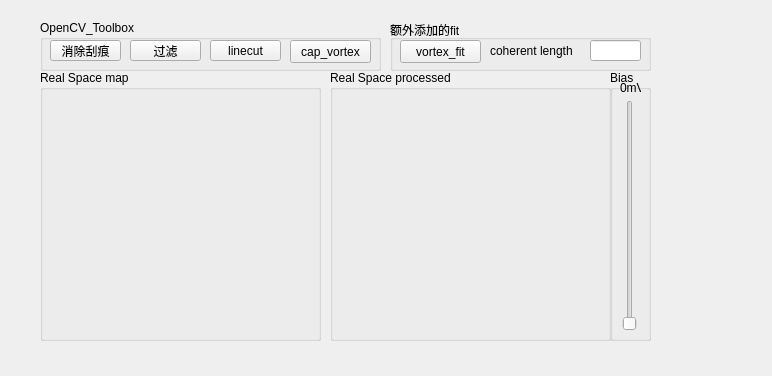
<?xml version="1.0" encoding="UTF-8"?>
<ui version="4.0">
 <class>Form</class>
 <widget class="QWidget" name="Form">
  <property name="geometry">
   <rect>
    <x>0</x>
    <y>0</y>
    <width>772</width>
    <height>376</height>
   </rect>
  </property>
  <property name="windowTitle">
   <string>Form</string>
  </property>
  <widget class="QGroupBox" name="groupBox">
   <property name="geometry">
    <rect>
     <x>40</x>
     <y>70</y>
     <width>281</width>
     <height>271</height>
    </rect>
   </property>
   <property name="toolTip">
    <string>显示的是原始的图像</string>
   </property>
   <property name="title">
    <string>Real Space map</string>
   </property>
  </widget>
  <widget class="QGroupBox" name="groupBox_2">
   <property name="geometry">
    <rect>
     <x>330</x>
     <y>70</y>
     <width>281</width>
     <height>271</height>
    </rect>
   </property>
   <property name="toolTip">
    <string>显示的是处理之后的图像</string>
   </property>
   <property name="title">
    <string>Real Space processed</string>
   </property>
  </widget>
  <widget class="QGroupBox" name="groupBox_3">
   <property name="geometry">
    <rect>
     <x>40</x>
     <y>20</y>
     <width>341</width>
     <height>51</height>
    </rect>
   </property>
   <property name="title">
    <string>OpenCV_Toolbox</string>
   </property>
   <widget class="QPushButton" name="pushButton_3">
    <property name="geometry">
     <rect>
      <x>10</x>
      <y>20</y>
      <width>71</width>
      <height>21</height>
     </rect>
    </property>
    <property name="toolTip">
     <string>open_cv的功能,尚未开发</string>
    </property>
    <property name="text">
     <string>消除刮痕</string>
    </property>
   </widget>
   <widget class="QPushButton" name="pushButton_5">
    <property name="geometry">
     <rect>
      <x>250</x>
      <y>20</y>
      <width>81</width>
      <height>23</height>
     </rect>
    </property>
    <property name="text">
     <string>cap_vortex</string>
    </property>
   </widget>
   <widget class="QPushButton" name="pushButton_4">
    <property name="geometry">
     <rect>
      <x>90</x>
      <y>20</y>
      <width>71</width>
      <height>21</height>
     </rect>
    </property>
    <property name="toolTip">
     <string>open_cv的功能,尚未开发</string>
    </property>
    <property name="text">
     <string>过滤</string>
    </property>
   </widget>
   <widget class="QPushButton" name="pushButton_6">
    <property name="geometry">
     <rect>
      <x>170</x>
      <y>20</y>
      <width>71</width>
      <height>21</height>
     </rect>
    </property>
    <property name="toolTip">
     <string>open_cv的功能,尚未开发</string>
    </property>
    <property name="text">
     <string>linecut</string>
    </property>
   </widget>
  </widget>
  <widget class="QGroupBox" name="groupBox_4">
   <property name="geometry">
    <rect>
     <x>390</x>
     <y>20</y>
     <width>261</width>
     <height>51</height>
    </rect>
   </property>
   <property name="title">
    <string>额外添加的fit</string>
   </property>
   <widget class="QPushButton" name="pushButton_7">
    <property name="geometry">
     <rect>
      <x>10</x>
      <y>20</y>
      <width>81</width>
      <height>23</height>
     </rect>
    </property>
    <property name="toolTip">
     <string>拟合出相干长度,这个功能只是额外添加的</string>
    </property>
    <property name="text">
     <string>vortex_fit</string>
    </property>
   </widget>
   <widget class="QLineEdit" name="lineEdit_4">
    <property name="geometry">
     <rect>
      <x>200</x>
      <y>20</y>
      <width>51</width>
      <height>21</height>
     </rect>
    </property>
   </widget>
   <widget class="QLabel" name="label">
    <property name="geometry">
     <rect>
      <x>100</x>
      <y>20</y>
      <width>91</width>
      <height>21</height>
     </rect>
    </property>
    <property name="text">
     <string>coherent length</string>
    </property>
   </widget>
  </widget>
  <widget class="QGroupBox" name="groupBox_5">
   <property name="geometry">
    <rect>
     <x>610</x>
     <y>70</y>
     <width>41</width>
     <height>271</height>
    </rect>
   </property>
   <property name="title">
    <string>Bias</string>
   </property>
   <widget class="QSlider" name="verticalSlider">
    <property name="geometry">
     <rect>
      <x>10</x>
      <y>30</y>
      <width>20</width>
      <height>231</height>
     </rect>
    </property>
    <property name="orientation">
     <enum>Qt::Vertical</enum>
    </property>
   </widget>
   <widget class="QLabel" name="label_2">
    <property name="geometry">
     <rect>
      <x>10</x>
      <y>10</y>
      <width>21</width>
      <height>16</height>
     </rect>
    </property>
    <property name="text">
     <string>0mV</string>
    </property>
   </widget>
  </widget>
 </widget>
 <resources/>
 <connections/>
</ui>
